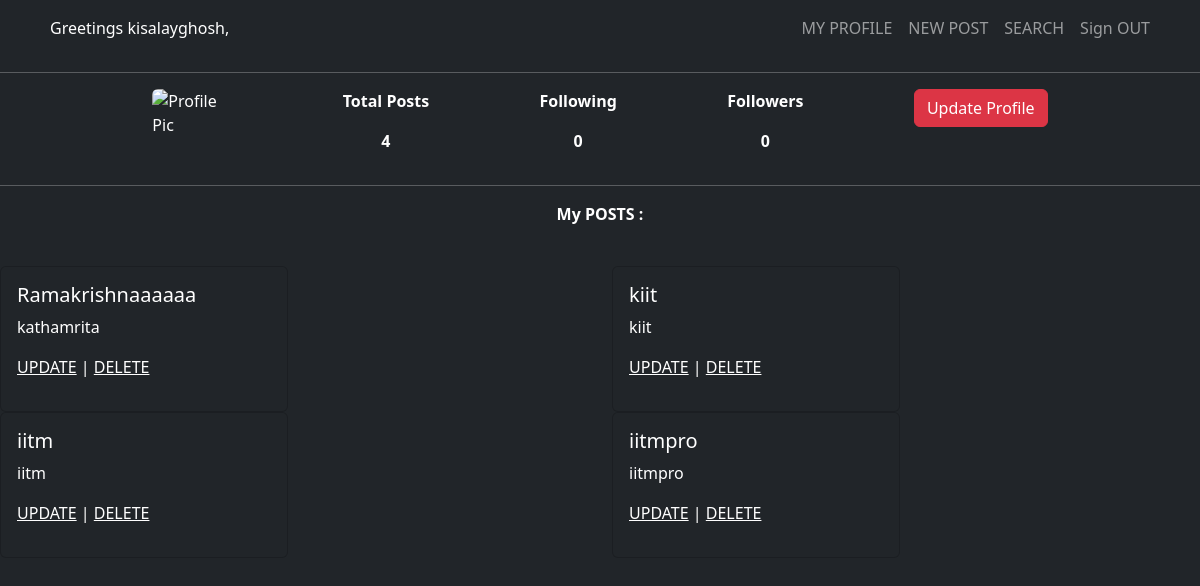
Page /kisa/my_profile on the committed database.
### app.py (models this page shows)
class User(db.Model):
    __tablename__ = 'user'
    user_id = db.Column(db.Integer, autoincrement = True, primary_key = True)
    username = db.Column(db.String, unique = True, nullable = False)
    email = db.Column(db.String, unique = True, nullable = False)
    fname = db.Column(db.String, nullable = False)
    lname = db.Column(db.String)
    password = db.Column(db.String, nullable = False)
    dob = db.Column(db.String, nullable = False)

class Post(db.Model):
    __tablename__='post'
    post_id = db.Column(db.Integer, nullable = False, autoincrement = True, unique= True, primary_key = True)
    posttitle = db.Column(db.String, nullable = False)
    postdesc = db.Column(db.String, nullable = False)
    links = db.Column(db.String)
    username = db.Column(db.String, db.ForeignKey("user.username"),nullable=False)
    timestamp = db.Column(db.String)

### app.py (the view)
@app.route('/<username>/my_profile',methods=['GET','POST'])
def summary(username):
    if request.method=='GET':
        user = User.query.filter_by(username=username).first()
        posts = Post.query.filter_by(username=username).all()
        total_posts=len(posts)
        followers = Following.query.filter_by(follower=username).all()
        following = Following.query.filter_by(following=username).all()
        total_followers=len(followers)
        total_following=len(following)
        return render_template("profile.html",users=user,total_posts=total_posts,posts=posts,total_followers=total_followers,total_following=total_following)

### templates/profile.html (shortened to what this page needs)
<!DOCTYPE html>
<html>
    <head>
        <link href="https://cdn.jsdelivr.net/npm/bootstrap@5.3.0-alpha1/dist/css/bootstrap.min.css" rel="stylesheet">
    <head>
    <body class="bg-dark " style="color: white;">
        <nav class="navbar navbar-expand-lg navbar-dark bg-dark">
            <div class="container">
                <div class="collapse navbar-collapse" id="navbarSupportedContent">
                <ul class="navbar-nav me-auto mb-2 mb-lg-0">
                    <li class="nav-item">
                    <a class="nav-link active" aria-current="page" href="#">Greetings {{ users["fname"] }},</a>
                    </li>
                </ul>
                <div class="d-flex" role="search">
                    <ul class="navbar-nav me-auto mb-2 mb-lg-0">
                        <li class="nav-item pr-5">
                            <a class="nav-link" href="/{{ users["username"] }}/my_profile" formaction='/{{ users["username"] }}/my_profile' formmethod='GET'>MY PROFILE</a>
                        </li>
                        <li class="nav-item pr-5">
                            <a class="nav-link" href="/{{ users["username"] }}/new_post" formaction='/' formmethod='GET'>NEW POST</a>
                        </li>
                        <li class="nav-item ">
                            <a class="nav-link" href="/{{ users["username"] }}/search" formaction='/{{ users["username"] }}/search' formmethod='GET'>SEARCH</a>
                        </li>
                        <li class="nav-item pr-5">
                            <a class="nav-link" href='/' formaction='/' formmethod='GET'>Sign OUT</a>
                        </li>
                    </ul>
                </div>
                </div>
            </div>
        </nav>
        <hr>
        <div class="container">
            <div class="d-flex justify-content-evenly">
            <img src="https://images.pexels.com/photos/4009626/pexels-photo-4009626.jpeg?auto=compress&cs=tinysrgb&w=800" class="rounded d-block" style="width: 80px; height: 80px; border-radius: 100%; object-fit: contain; border: none;" alt="Profile Pic">
                <div class="container-items" name="total_posts">
                    <p align="center"><b>Total Posts</b>
                    <p align="center"><b>{{ total_posts }}</b>
                </div>
                <div class="container-items" name="followers">
                    <p align="center"><b>Following</b>
                    <p align="center"><b>{{ total_followers }}</b>
                </div>
                <div class="container-items" name="following">
                    <p align="center"><b>Followers</b>
                    <p align="center"><b>{{ total_following }}</b>
                </div>
                <div class="container-items" name="following">
                    <button type="button" class="btn btn-danger"><a class="nav-link" href="/{{ users["username"] }}/update" formaction='/{{ users["username"] }}/update' formmethod='GET'>Update Profile</a> </button>
                </div>
            </div>
        </div>
        <hr>
        <p align="center"><b>My POSTS :</b>
        <br><br>
        <div class="row">
            {% for post in posts %}
            <div class="col-sm-6">
                <div class="card bg-dark" style="width: 18rem;color: white; ">
                    <div class="card-body">
                        <h5 class="card-title">{{ post["posttitle"] }}</h5>
                        <p font-size="30px">{{ post["postdesc"] }}</p>
                        <p style="font-size:16px" ><a style="color: white;" href="/{{ users["username"] }}/update/{{ post["post_id"] }}" formaction="/{{ users["username"] }}/update/{{ post["post_id"] }}" formmethod="GET">UPDATE</a> | <a style="color: white;" href="/{{ users["username"] }}/delete/{{ post["post_id"] }}" formaction="/{{ users["username"] }}/delete/{{ post["post_id"] }}" formmethod="GET">DELETE </a></p>
                    </div>
                </div>
            </div>
            {% endfor %}
        </div>
    </body>
</html>

### rows in the picture
User: fname "kisalayghosh"
Post: posttitle "Ramakrishnaaaaaa", postdesc "kathamrita"
Post: posttitle "kiit", postdesc "kiit"
Post: posttitle "iitm", postdesc "iitm"
Post: posttitle "iitmpro", postdesc "iitmpro"

### other values in the picture
{{ total_posts }} "4"
{{ total_followers }} "0"
{{ total_following }} "0"
